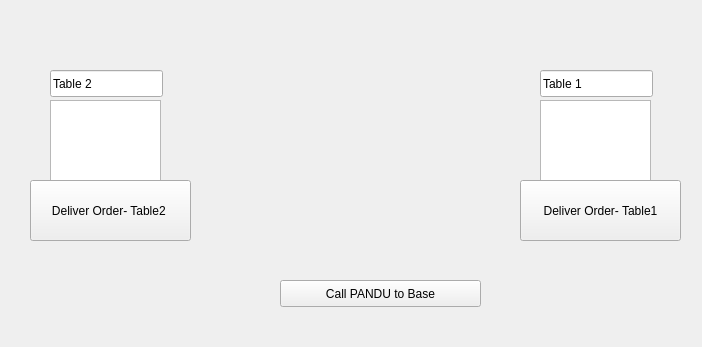
<?xml version="1.0" encoding="UTF-8"?>
<ui version="4.0">
 <class>Form</class>
 <widget class="QWidget" name="Form">
  <property name="geometry">
   <rect>
    <x>0</x>
    <y>0</y>
    <width>702</width>
    <height>347</height>
   </rect>
  </property>
  <property name="windowTitle">
   <string>operatorView</string>
  </property>
  <widget class="QLineEdit" name="lineEdit2">
   <property name="geometry">
    <rect>
     <x>50</x>
     <y>70</y>
     <width>113</width>
     <height>27</height>
    </rect>
   </property>
   <property name="text">
    <string>Table 2</string>
   </property>
   <property name="readOnly">
    <bool>true</bool>
   </property>
  </widget>
  <widget class="QTextEdit" name="textEdit2">
   <property name="geometry">
    <rect>
     <x>50</x>
     <y>100</y>
     <width>111</width>
     <height>81</height>
    </rect>
   </property>
  </widget>
  <widget class="QLineEdit" name="lineEdit1">
   <property name="geometry">
    <rect>
     <x>540</x>
     <y>70</y>
     <width>113</width>
     <height>27</height>
    </rect>
   </property>
   <property name="text">
    <string>Table 1</string>
   </property>
   <property name="readOnly">
    <bool>true</bool>
   </property>
  </widget>
  <widget class="QTextEdit" name="textEdit1">
   <property name="geometry">
    <rect>
     <x>540</x>
     <y>100</y>
     <width>111</width>
     <height>81</height>
    </rect>
   </property>
  </widget>
  <widget class="QPushButton" name="pushButton2">
   <property name="geometry">
    <rect>
     <x>30</x>
     <y>180</y>
     <width>161</width>
     <height>61</height>
    </rect>
   </property>
   <property name="text">
    <string>Deliver Order- Table2 </string>
   </property>
  </widget>
  <widget class="QPushButton" name="pushButton_home">
   <property name="geometry">
    <rect>
     <x>280</x>
     <y>280</y>
     <width>201</width>
     <height>27</height>
    </rect>
   </property>
   <property name="text">
    <string>Call PANDU to Base</string>
   </property>
  </widget>
  <widget class="QPushButton" name="pushButton1">
   <property name="geometry">
    <rect>
     <x>520</x>
     <y>180</y>
     <width>161</width>
     <height>61</height>
    </rect>
   </property>
   <property name="text">
    <string>Deliver Order- Table1</string>
   </property>
  </widget>
 </widget>
 <resources/>
 <connections/>
</ui>
